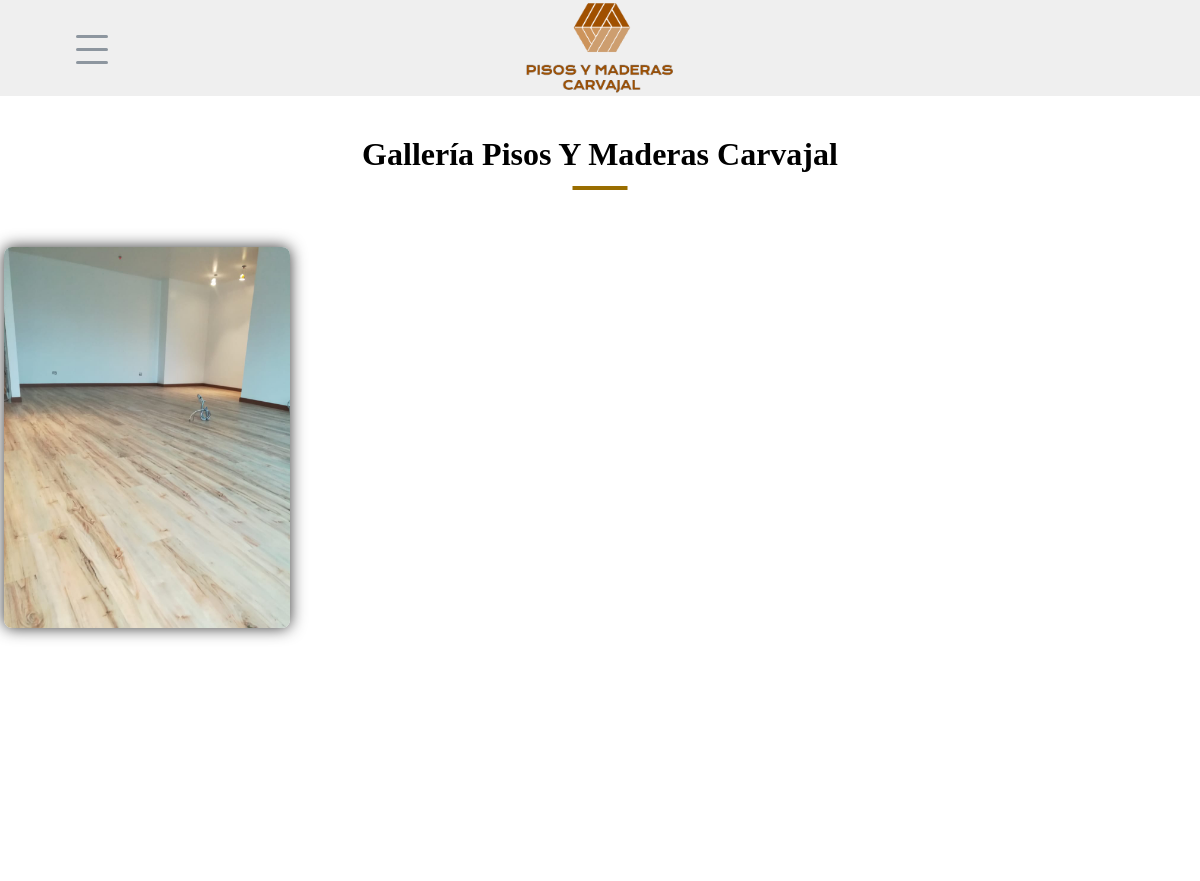
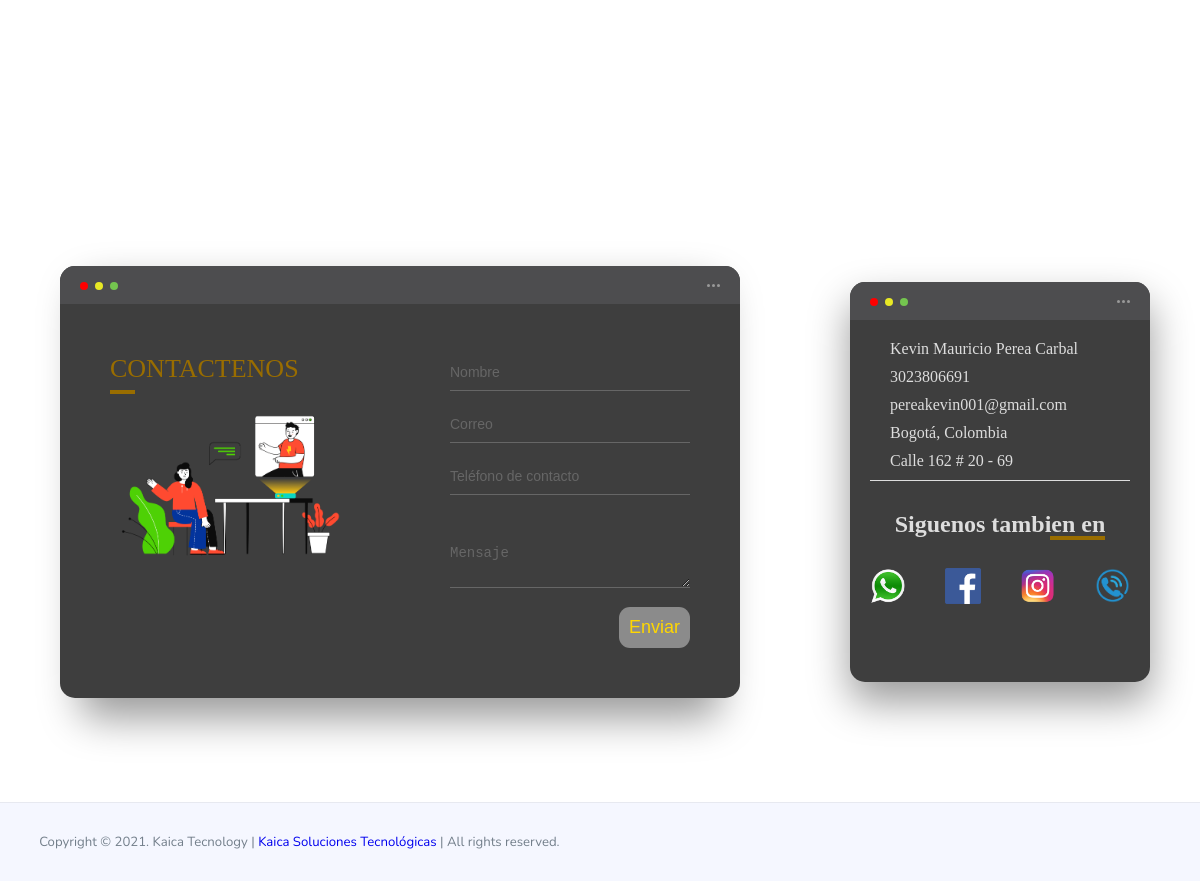
Screenshot of /galeria.php with the database file from the repository (2 pictures, top to bottom).
### tables this page shows
CREATE TABLE `fotosgallery` (
  `id` int(11) NOT NULL,
  `nameimage` text NOT NULL
);

CREATE TABLE `contacto` (
  `nombre` varchar(100) NOT NULL,
  `cel` varchar(100) NOT NULL,
  `correo` varchar(100) NOT NULL,
  `ciudad` varchar(100) NOT NULL,
  `direccion` varchar(100) NOT NULL
);

### galeria.php (the view, shortened to what this page needs)
<?php
    include "login/conexion.php";
    $querycontacto = mysqli_query($conection, "SELECT * FROM `contacto`");
      while ($datacontacto = mysqli_fetch_array($querycontacto)) {
          $nombre = $datacontacto['nombre'];
          $cel = $datacontacto['cel'];
          $correo = $datacontacto['correo'];
          $ciudad = $datacontacto['ciudad'];
          $direccion = $datacontacto['direccion'];
      }
    $querygallery = mysqli_query($conection, "SELECT * FROM `fotosgallery`");
 ?>
<!DOCTYPE html>
<html>
<head>
    <html lang="es">
    <link rel="stylesheet" type="text/css" href="css/estilos.css">
    <link rel="stylesheet" type="text/css" href="./slick/slick.css">
    <link rel="stylesheet" type="text/css" href="./slick/slick-theme.css">
</head>
<body >
    <?php include 'includes/header.php' ?>
    <h1 class="titgallery">Gallería Pisos Y Maderas Carvajal</h1>
    <div class="galleria" id="galleria">
        <?php while ($datagallery = mysqli_fetch_array($querygallery)) {
            $imagen = 'login/includes/img/uploads/'.$datagallery['nameimage'];
        ?>
        <div class="gallery-item">
            <div class="content"><img src="<?php echo $imagen ?>" alt=""></div>
        </div>
        <?php } ?>
    </div>
    <?php  include 'includes/footer.php' ?>
</body>
</html>

### includes/footer.php
  <footer>
    <div class="background">
    <div class="container">
      <div class="screen">
        <div class="screen-header">
          <div class="screen-header-left">
            <div class="screen-header-button close"></div>
            <div class="screen-header-button maximize"></div>
            <div class="screen-header-button minimize"></div>
          </div>
          <div class="screen-header-right">
            <div class="screen-header-ellipsis"></div>
            <div class="screen-header-ellipsis"></div>
            <div class="screen-header-ellipsis"></div>
          </div>
        </div>
      <form id="formcontacto" class="formcontacto" action="" method="POST" enctype="multipart/form-data">
        <div class="screen-body">
          <div class="screen-body-item left">
            <div class="app-title">
              <span>CONTACTENOS</span>
            </div>
            <div class="imgcon">
              <img src="img/contacf.png">
            </div>
          </div>
            <div class="screen-body-item">
              <div class="app-form">
                <div class="app-form-group">
                  <input type="text" name="nombre" class="app-form-control" placeholder="Nombre" required >
                </div>
                <div class="app-form-group">
                  <input type="text" name="correo" class="app-form-control" placeholder="Correo" required >
                </div>
                <div class="app-form-group">
                  <input type="text" maxlength="10" name="cel" class="app-form-control" placeholder="Teléfono de contacto"  required>
                </div>
                <div class="app-form-group message">
                  <textarea class="app-form-control" name="mensaje" placeholder="Mensaje" required></textarea>
                </div>
                <div class="app-form-group buttons">
                  <button id="btnsend" class="app-form-button">Enviar</button>
                </div>
              </div>
            </div>
          </div>
      </form>
    </div>
  </div>
  <div class="contact">
     <div class="screen-header">
       <div class="screen-header-left">
            <div class="screen-header-button close"></div>
            <div class="screen-header-button maximize"></div>
            <div class="screen-header-button minimize"></div>
          </div>
          <div class="screen-header-right">
            <div class="screen-header-ellipsis"></div>
            <div class="screen-header-ellipsis"></div>
            <div class="screen-header-ellipsis"></div>
          </div>
     </div>
     <div class="dcontact">
       <p class="nomc"><?php echo $nombre ?></p>
       <p class="numc"><?php echo $cel ?></p>
       <p class="corrc"><?php echo $correo ?></p>
       <p class="cityc"><?php echo $ciudad ?></p>
       <p class="direcc"><?php echo $direccion ?></p>
     </div>
     <div class="redesc">
      <h2>Siguenos tambien en</h2>
        <div class="imgrc">
         <img src="img/whatsapp.png">
         <img src="img/facebook.png">
         <img src="img/instagram.png">
         <img src="img/phone.png">
       </div>
     </div>
  </div>
</div>
    <div class="copyright">
      <span>Copyright © 2021. Kaica Tecnology | <a href="https://kaica.com.co">Kaica Soluciones Tecnológicas</a> | All rights reserved.</span>
    </div>
  </footer>

### css/estilos.css (style rules this page uses)
* { padding: 0; margin: 0; box-sizing: border-box; }
p { margin: 0; }
.contact { flex: 0 1 300px; height: auto; background: #3e3e3e; height: 400px; margin: auto; border-radius: 15px; box-shadow: 0 20px 40px rgba(0, 0, 0, .4); color: #ddd; }
.dcontact { margin: 20px 20px; border-bottom: 1px solid #ddd; }
.dcontact p { margin: 10px 20px; }
.background { display: flex; min-height: 80vh; flex-wrap: wrap; width: 100%; }
.container { flex: 0 1 700px; margin: auto; padding: 10px; }
.redesc .imgrc { display: flex; flex-wrap: wrap; width: 100%; justify-content: space-around; align-items: center; }
.redesc h2 { text-align: center; margin: 30px 0; }
.redesc h2:after { content: ""; position: absolute; transform: translateX(-100%) translateY(25px); background: #996D00; width: 55px; height: 4px; }
.redesc img { height: 36px; }
.screen { position: relative; background: #3e3e3e; border-radius: 15px; }
.screen:after { content: ''; display: block; position: absolute; top: 0; left: 20px; right: 20px; bottom: 0; border-radius: 15px; box-shadow: 0 20px 40px rgba(0, 0, 0, .4); z-index: -1; }
.screen-header { display: flex; align-items: center; padding: 10px 20px; background: #4d4d4f; border-top-left-radius: 15px; border-top-right-radius: 15px; }
.screen-header-left { margin-right: auto; }
.screen-header-button { display: inline-block; width: 8px; height: 8px; margin-right: 3px; border-radius: 8px; background: white; }
.screen-header-button.close { background: red; }
.screen-header-button.maximize { background: #e8e925; }
.screen-header-button.minimize { background: #74c54f; }
.screen-header-right { display: flex; }
.screen-header-ellipsis { width: 3px; height: 3px; margin-left: 2px; border-radius: 8px; background: #999; }
.screen-body { display: flex; }
.screen-body-item { flex: 1; padding: 50px; }
.screen-body-item.left { display: flex; flex-direction: column; }
.app-title { display: flex; flex-direction: column; position: relative; color: #996D00; font-size: 26px; }
.app-title:after { content: ''; display: block; position: absolute; left: 0; bottom: -10px; width: 25px; height: 4px; background: #996D00; }
.app-form-group { margin-bottom: 15px; }
.app-form-group.message { margin-top: 40px; }
.app-form-group.buttons { margin-bottom: 0; text-align: right; }
.app-form-control { width: 100%; padding: 10px 0; background: none; border: none; border-bottom: 1px solid #666; color: #ddd; font-size: 14px; outline: none; transition: border-color .2s; }
.app-form-control::placeholder { color: #666; }
.app-form-button { background: rgba(255, 255, 255, 0.4); border: none; color: gold; font-size: 18px; cursor: pointer; outline: none; padding: 10px; border-radius: 11px; }
.imgcon img { width: 100%; margin: 20px 0 0 0; }
.copyright { color: #737F8B; background: #F5F7FF; padding: 30px 2.45rem; transition: all 0.25s ease; -moz-transition: all 0.25s ease; -webkit-transition: all 0.25s ease; -ms-transition: all 0.25s ease; font-size: calc(0.875rem - 0.05rem); font-family: "Nunito", sans-serif; font-weight: 400; border-top: 1px solid rgba(0, 0, 0, 0.06); }
.copyright a { text-decoration: none; }
.galleria { display: grid; grid-column-gap: 8px; grid-row-gap: 8px; grid-template-columns: repeat(auto-fill, minmax(250px, 1fr)); grid-auto-rows: 8px; margin: 70px 0 0 0; min-height: 100vh; }
.galleria img { max-width: 100%; border-radius: 8px; box-shadow: 0 0 16px #333; transition: all 1.5s ease; }
.galleria .content { padding: 4px; }
.galleria .gallery-item { transition: grid-row-start 300ms linear; transition: transform 300ms ease; transition: all 0.5s ease; cursor: pointer; }
.titgallery { margin: 6rem 0 0 0; padding: 40px 0 0 0; text-align: center; }
.titgallery::after { content: ""; position: absolute; left: 50%; transform: translateX(-50%) translateY(50px); background: #996D00; width: 55px; height: 4px; }

### rows the page displays
fotosgallery: nameimage (picture)
contacto: nombre "Kevin Mauricio Perea Carbal", cel "3023806691", correo "pereakevin001@gmail.com", ciudad "Bogotá, Colombia", direccion "Calle 162 # 20 - 69"
